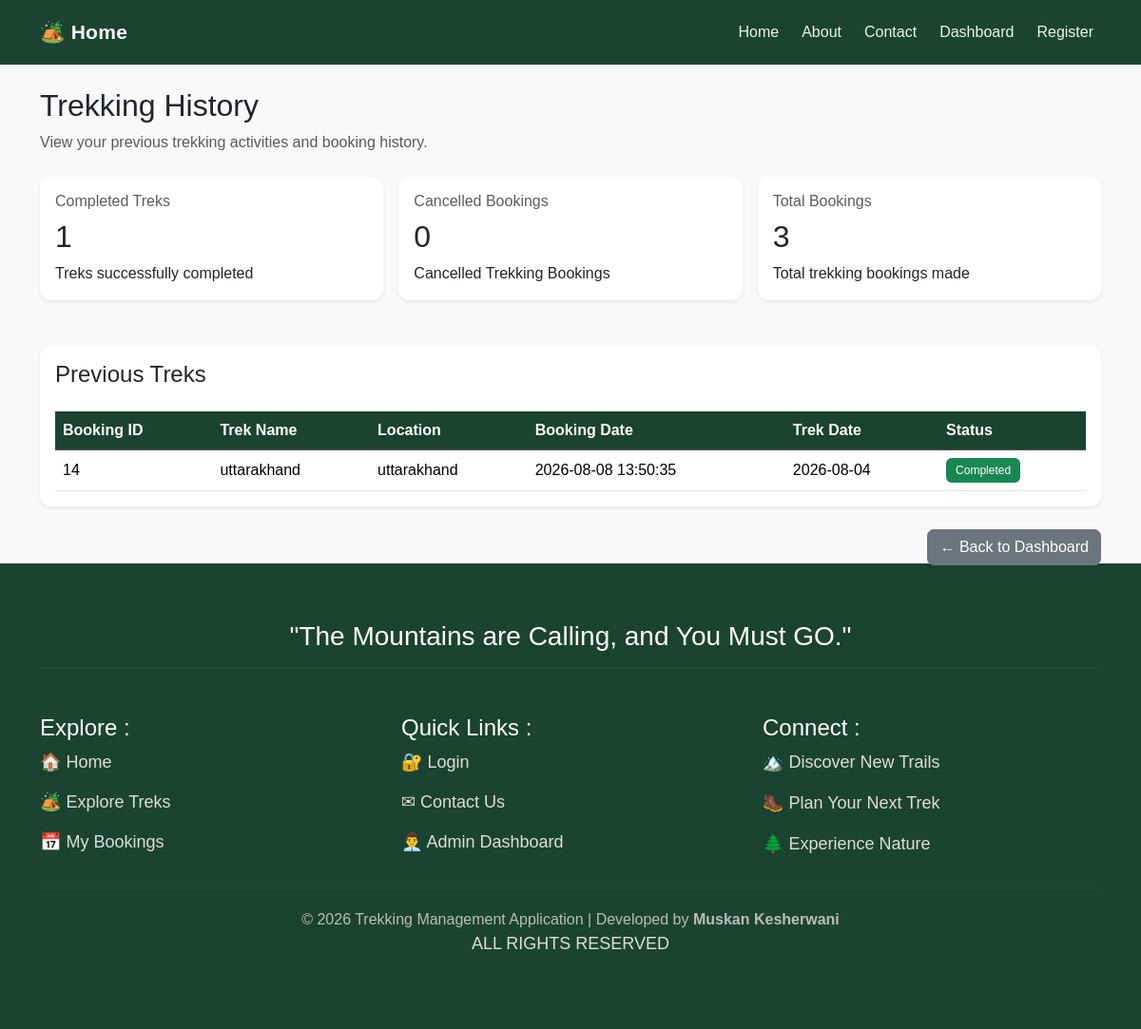
The page /user/history (signed in) on the database its author committed.
### tables this page shows
CREATE TABLE bookings (
    id INTEGER PRIMARY KEY AUTOINCREMENT,
    user_id INTEGER NOT NULL,
    trek_id INTEGER NOT NULL,
    booking_date TEXT,
    status TEXT DEFAULT 'Pending',
    FOREIGN KEY(user_id) REFERENCES user(id),
    FOREIGN KEY(trek_id) REFERENCES trek(id)
);

CREATE TABLE trek (
    id INTEGER PRIMARY KEY AUTOINCREMENT,
    name TEXT NOT NULL,
    location TEXT NOT NULL,
    difficulty TEXT NOT NULL,
    duration INTEGER NOT NULL,
    available_slots INTEGER NOT NULL,
    assigned_staff_id INTEGER,
    status TEXT DEFAULT 'Pending',
    start_date TEXT NOT NULL,
    end_date TEXT NOT NULL, description TEXT,

    FOREIGN KEY (assigned_staff_id)
    REFERENCES staff(id)
);

### app.py (the view)
@app.route("/user/history")
@user_required
def user_history():
    user_id = session.get("user_id")
    if not user_id:
        return redirect("/login")
    connection = sqlite3.connect("trekking.db")
    cursor = connection.cursor()
    cursor.execute("""
        SELECT COUNT(*)
        FROM bookings
        WHERE user_id = ?
    """, (user_id,))
    total_bookings = cursor.fetchone()[0]
    cursor.execute("""
        SELECT COUNT(*)
        FROM bookings
        WHERE user_id = ?
        AND status = 'Completed'
    """, (user_id,))
    completed = cursor.fetchone()[0]
    cursor.execute("""
        SELECT COUNT(*)
        FROM bookings
        WHERE user_id = ?
        AND status = 'Cancelled'
    """, (user_id,))
    cancelled = cursor.fetchone()[0]
    previous_treks = completed
    cursor.execute("""
        SELECT
            bookings.id,
            trek.name,
            trek.location,
            bookings.booking_date,
            trek.start_date,
            bookings.status
        FROM bookings
        JOIN trek
        ON bookings.trek_id = trek.id
        WHERE bookings.user_id = ?
        AND bookings.status IN ('Completed', 'Cancelled')
        ORDER BY bookings.id DESC
    """, (user_id,))
    history = cursor.fetchall()
    connection.close()
    return render_template(
        "user_history.html",
        history=history,
        total_bookings=total_bookings,
        completed=completed,
        cancelled=cancelled,
        previous_treks=previous_treks
    )

### app.py (called while the page is built)
def user_required(f):
    @wraps(f)
    def decorated_function(*args, **kwargs):
        if session.get("role") != "user":
            return redirect("/login")
        return f(*args, **kwargs)
    return decorated_function

### templates/user_history.html (shortened to what this page needs)
<!DOCTYPE html>
<html lang="en">
<head>
    <link href="https://cdn.jsdelivr.net/npm/bootstrap@5.3.3/dist/css/bootstrap.min.css" rel="stylesheet">
</head>
<body>
    {% extends "base.html" %}
    {% block content %}
    <div class="mb-4">
        <h2>Trekking History</h2>
        <p class="text-muted">
            View your previous trekking activities and booking history.
        </p>
    </div>
    <div class="row g-3 mb-5">
        <div class="col-md-4">
            <div class="card shadow-sm h-100">
                <div class="card-body">
                    <h6 class="text-muted">
                        Completed Treks
                    </h6>
                    <h2> {{ completed }}</h2>
                    <p class="mb-0">
                        Treks successfully completed
                    </p>
                </div>
            </div>
        </div>
        <div class="col-md-4">
            <div class="card shadow-sm h-100">
                <div class="card-body">
                    <h6 class="text-muted">
                        Cancelled Bookings
                    </h6>
                    <h2> {{ cancelled }}</h2>
                    <p class="mb-0">
                        Cancelled Trekking Bookings
                    </p>
                </div>
            </div>
        </div>
        <div class="col-md-4">
            <div class="card shadow-sm h-100">
                <div class="card-body">
                    <h6 class="text-muted">
                        Total Bookings
                    </h6>
                    <h2>{{ total_bookings }}</h2>
                    <p class="mb-0">
                        Total trekking bookings made
                    </p>
                </div>
            </div>
        </div>
    </div>
    <div class="card shadow-sm">
        <div class="card-body">
            <h4 class="mb-4">
                Previous Treks
            </h4>
            <div class="table-responsive">
                <table class="table table-hover align-middle">
                    <thead class="table-dark">
                        <tr>
                            <th>Booking ID</th>
                            <th>Trek Name</th>
                            <th>Location</th>
                            <th>Booking Date</th>
                            <th>Trek Date</th>
                            <th>Status</th>
                        </tr>
                    </thead>
                    <tbody>
                    <tbody>
                    <tbody>
                        {% if history %}
                        {% for row in history %}
                        <tr>
                            <td>{{ row[0] }}</td>
                            <td>{{ row[1] }}</td>
                            <td>{{ row[2] }}</td>
                            <td>{{ row[3] }}</td>
                            <td>{{ row[4] }}</td>
                            <td>
                                {% if row[5] == "Completed" %}
                                <span class="badge bg-success">
                                    Completed
                                </span>
                                {% else %}
                                <span class="badge bg-danger">
                                    Cancelled
                                </span>
                                {% endif %}
                            </td>
                        </tr>
                        {% endfor %}
                        {% else %}
                        <tr>
                            <td colspan="6" class="text-center text-muted">
                                No trekking history available.
                            </td>
                        </tr>
                        {% endif %}
                    </tbody>
                    </tbody>
                    </tbody>
                </table>
            </div>
        </div>
    </div>
    <div class="mt-4">
        <a href="{{ url_for('user_dashboard') }}" class="btn btn-secondary" style="float: right;">
            ← Back to Dashboard
        </a>
    </div>
    {% endblock %}

### static/css/style.css (style rules this page uses)
body { background-color: #f8f9fa; color: #212529; font-family: Arial, sans-serif; min-height: 100vh; }
.card { background-color: #ffffff; border: none; border-radius: 12px; box-shadow: 0 2px 10px rgba(0, 0, 0, 0.05); }
.btn { border-radius: 7px; font-weight: 500; }
.table { margin-bottom: 0; }
.table thead th { background-color: #1b4332 !important; color: #ffffff !important; font-weight: 600; white-space: nowrap; }
.table tbody td { vertical-align: middle; }
.badge { padding: 7px 10px; font-weight: 500; border-radius: 6px; }

### rows shown on the page
bookings: id "14", name "uttarakhand", location "uttarakhand", booking_date "2026-08-08 13:50:35", start_date "2026-08-04", status "Completed"

### other values the page prints
{{ completed }} "1"
{{ cancelled }} "0"
{{ total_bookings }} "3"
